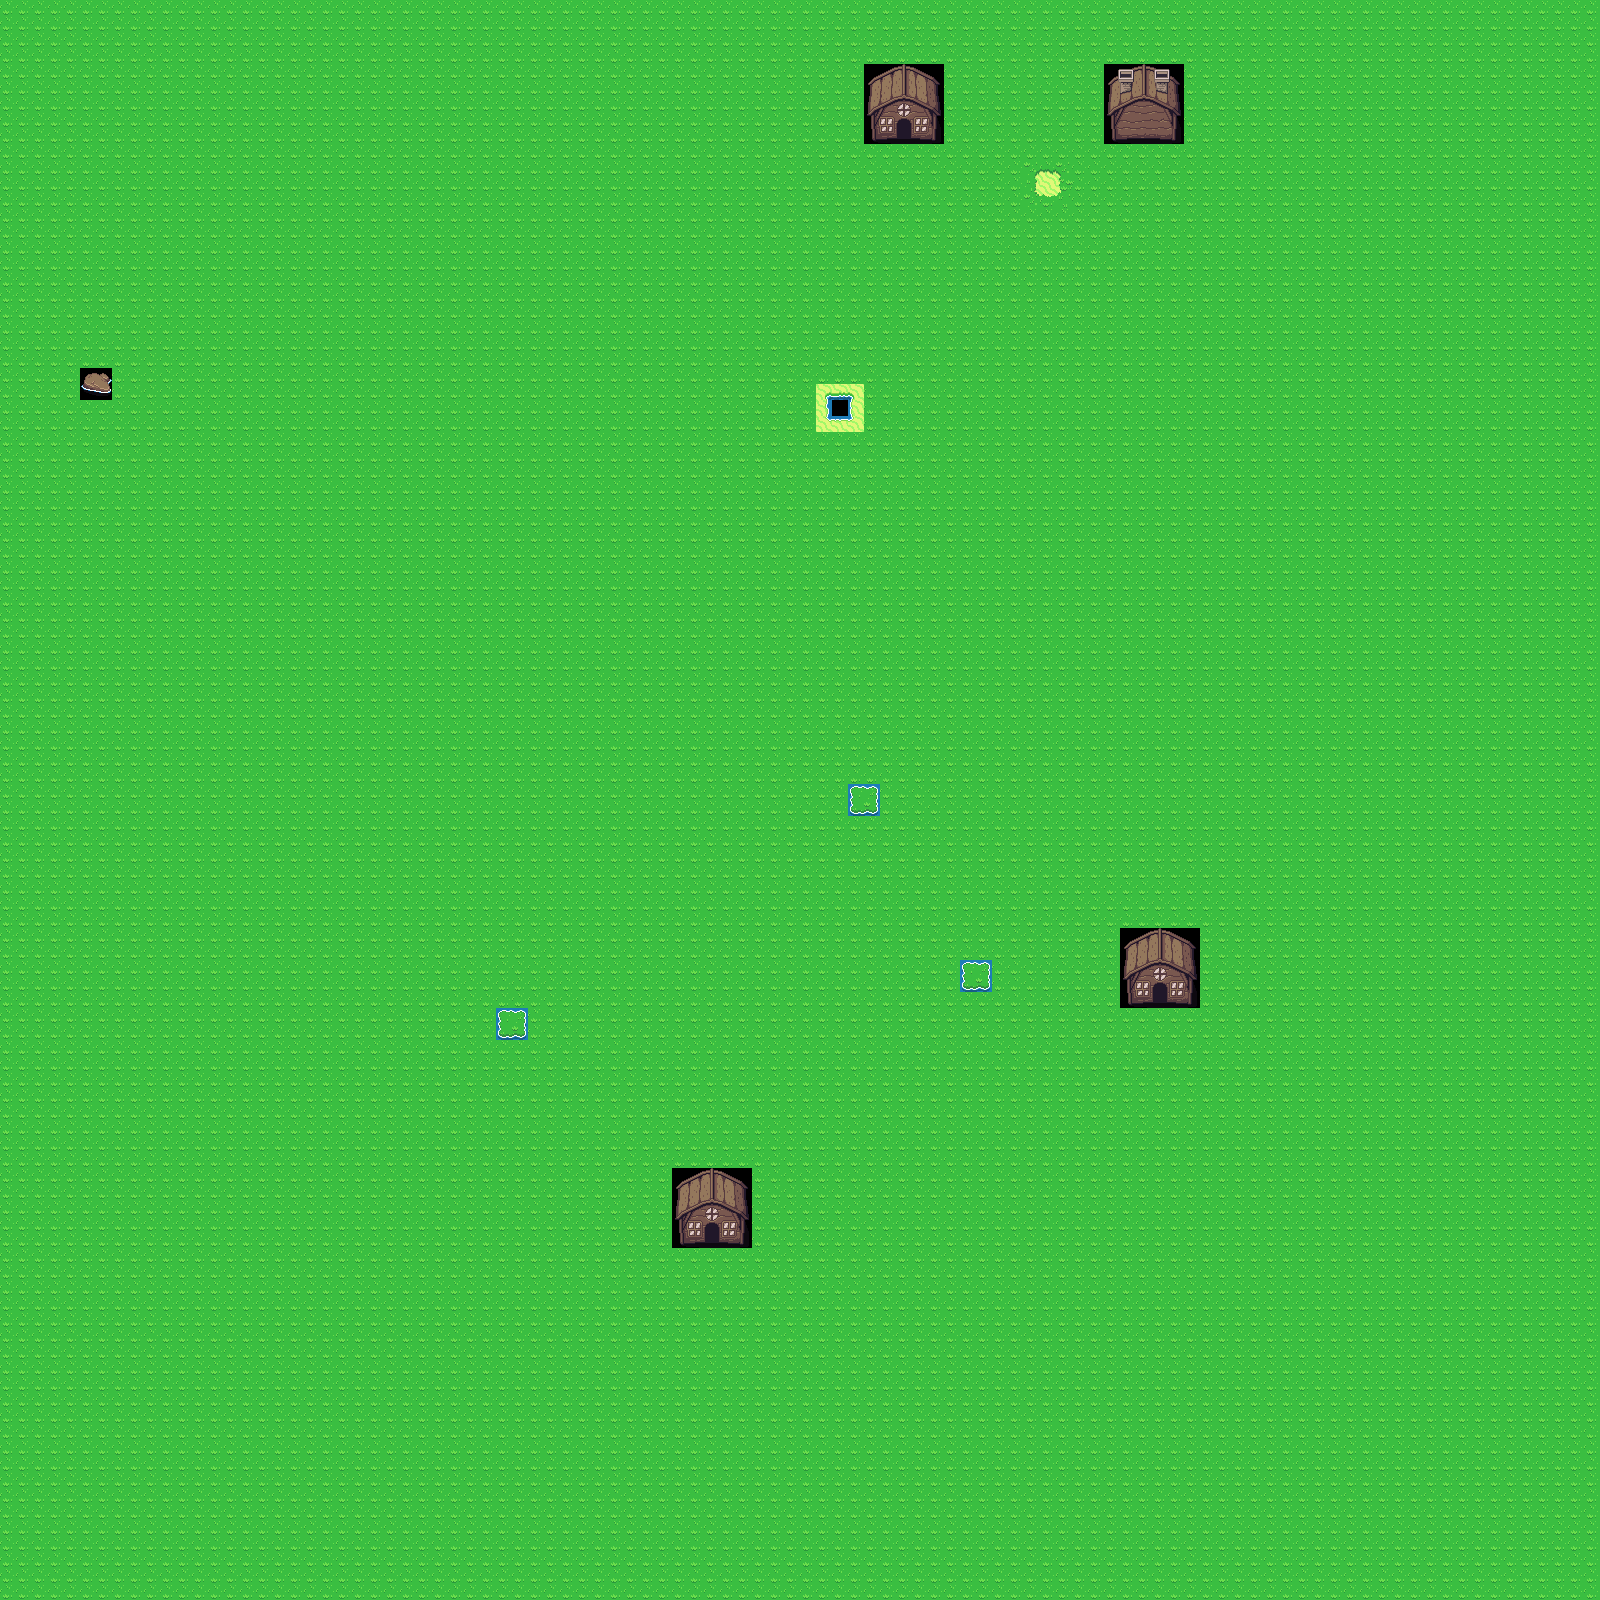

This game map was drawn from its Tiled (.tmx) file and the tilesets committed beside it. A one-line description and the trimmed map source follow:
An orthogonal 100x100 tile map with 16x16 px tiles, 1 tile layer (Calque 1) and 1 object (Player).

<map version="1.2" tiledversion="1.3.5" orientation="orthogonal" renderorder="right-down" width="100" height="100" tilewidth="16" tileheight="16" infinite="0" nextlayerid="3" nextobjectid="5">
 <tileset firstgid="1" source="rpg.tsx" />
 <layer id="1" name="Calque 1" width="100" height="100">
  <data>[10000 cells, 10000 non-empty, 77 distinct tile ids]</data>
 </layer>
 <objectgroup id="2" name="Spawn Point">
  <object id="2" name="Player" x="592" y="212.667" width="21.3333" height="21.3333" />
 </objectgroup>
</map>
